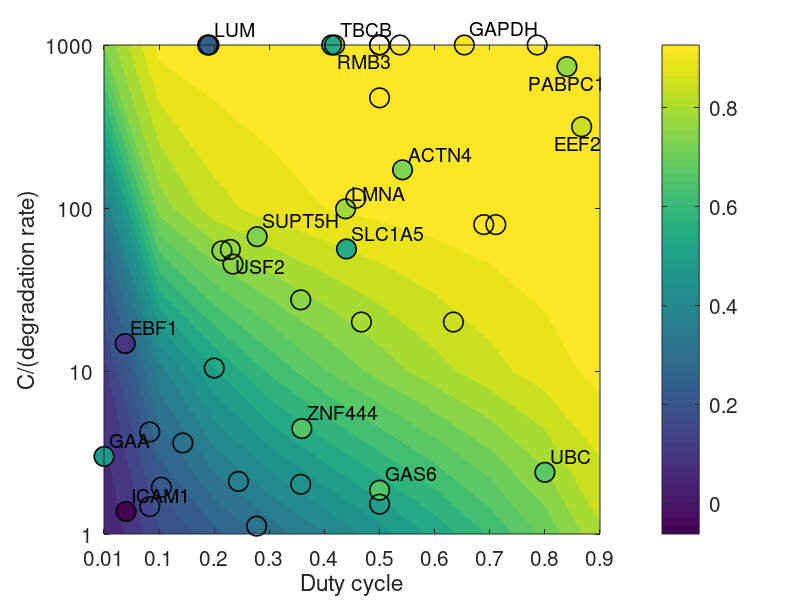

This figure's MATLAB source:
abund100 = load('abund100_from.01.txt');
abund100 = abund100(3:end,:);
mygenes = load('mygenes_ALLDATA_MatlabFriendly.txt');
bobbygenes = load('bobbygenes_ALLDATA_MatlabFriendly.txt');

kList = [1 10 100 1000];
tauList = [.01 .1 .2 .3 .4 .5 .6 .7 .8 .9];

figure;
[hC hC] = contourf(abund100,20);
set(hC,'LineStyle','none');
xlabel('Duty cycle','fontSize',20);
ylabel('C/(degradation rate)','fontSize',20);
set(gca,'YTick',1:numel(kList))
set(gca,'XTick',1:numel(tauList))
set(gca,'YTickLabel',kList)
set(gca,'XTickLabel',tauList,'FontSize',15)

cb = colorbar;
set(cb,'FontSize',15);

tmp = mygenes(:,2);
tmp = log10(tmp)*(4/log10(24));
kData = tmp;

tmp = bobbygenes(:,1);
tmp = log10(tmp)*(4/log10(24));
kDataBobby = tmp;

tmp = mygenes(:,5);
tmp = tmp*10+1;
tauData = tmp;

tmp = bobbygenes(:,4);
tmp = tmp*10+1;
tauDataBobby = tmp;

hold on;
%scatter(mygenes(:,5)*10,mygenes(:,2)*(log10(24)/6),100,mygenes(:,6),'filled')
%scatter(mygenes(:,5)*10,mygenes(:,2)*(log10(24)/6),100,'k')

scatter(tauData,kData,200,mygenes(:,6),'filled')
scatter(tauData,kData,200,'k','LineWidth',1.2)
scatter(tauDataBobby,kDataBobby,200,'k','LineWidth',1.2)

text(tauData(1)+.1,kData(1)+.1,'GAPDH','FontSize',14,'LineWidth',2);
text(tauData(2)-.5,kData(2)-.1,'EEF2','FontSize',14);
text(tauData(3)+.1,kData(3)+.1,'ACTN4','FontSize',14);
text(tauData(4)+.1,kData(4)+.1,'LMNA','FontSize',14);
text(tauData(5)+.1,kData(5)+.1,'TBCB','FontSize',14);
text(tauData(6)+.1,kData(6)+.1,'SUPT5H','FontSize',14);
text(tauData(7)+.1,kData(7)+.1,'ICAM1','FontSize',14);
text(tauData(8)+.1,kData(8)+.1,'ZNF444','FontSize',14);
text(tauData(9)+.1,kData(9)+.1,'SLC1A5','FontSize',14);
text(tauData(10)+.1,kData(10)-.1,'USF2','FontSize',14);
text(tauData(11)-.7,kData(11)-.1,'PABPC1','FontSize',14);
text(tauData(12)+.1,kData(12)+.1,'LUM','FontSize',14);
text(tauData(13)+.1,kData(13)+.1,'UBC','FontSize',14);
text(tauData(14)+.1,kData(14)+.1,'GAS6','FontSize',14);
text(tauData(15)+.1,kData(15)+.1,'GAA','FontSize',14);
text(tauData(16)+.1,kData(16)+.1,'EBF1','FontSize',14);
text(tauData(17)+.1,kData(17)-.1,'RMB3','FontSize',14);

%colormap('cool'); brighten(-.6)